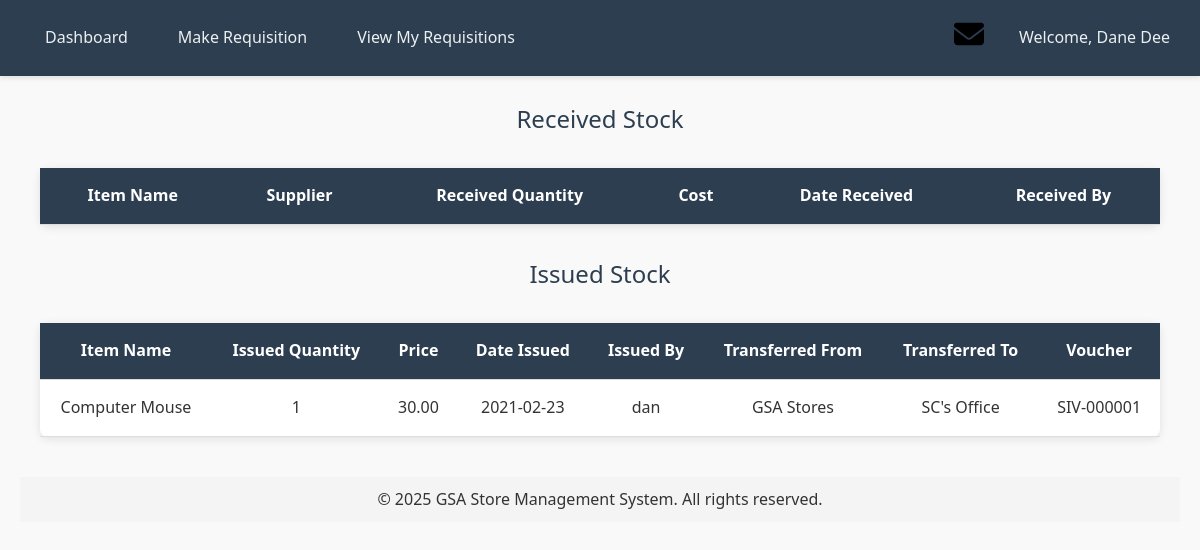
Screenshot of /view_inventory.php (signed in) with the database file from the repository.
### tables this page shows
CREATE TABLE `issued_stock` (
  `issue_id` int(11) NOT NULL,
  `item_id` int(11) NOT NULL,
  `issued_quantity` int(11) NOT NULL CHECK (`issued_quantity` > 0),
  `price` decimal(10,2) NOT NULL,
  `date_issued` date DEFAULT current_timestamp(),
  `transferred_from` varchar(255) NOT NULL,
  `transferred_to` varchar(255) NOT NULL,
  `store_issue_voucher` varchar(10) DEFAULT NULL,
  `issued_by` int(11) NOT NULL,
  `description` text DEFAULT NULL,
  `status` varchar(50) DEFAULT 'Pending',
  `remarks` text DEFAULT NULL,
  `request_id` int(11) DEFAULT NULL
);

CREATE TABLE `items` (
  `item_id` int(11) NOT NULL,
  `item_name` varchar(255) NOT NULL,
  `description` text DEFAULT NULL,
  `unit` varchar(50) NOT NULL,
  `current_price` decimal(10,2) NOT NULL,
  `quantity` int(11) DEFAULT 0 CHECK (`quantity` >= 0),
  `supplier_id` int(11) DEFAULT NULL,
  `created_at` date NOT NULL DEFAULT current_timestamp()
);

CREATE TABLE `users` (
  `user_id` int(11) NOT NULL,
  `username` varchar(255) NOT NULL,
  `full_name` varchar(255) DEFAULT NULL,
  `password` varchar(255) NOT NULL,
  `role` enum('admin','storekeeper','viewer') DEFAULT 'viewer',
  `created_at` timestamp NOT NULL DEFAULT current_timestamp()
);

### view_inventory.php (the view, shortened to what this page needs)
<?php
    require 'header.php';
    require 'db_connect.php';
    $issuedQuery = "SELECT isd.*, i.item_name, u.username
                    FROM Issued_Stock isd
                    JOIN Items i ON isd.item_id = i.item_id
                    JOIN Users u ON isd.issued_by = u.user_id";
    $issuedResult = $conn->query($issuedQuery);
?>
<!DOCTYPE html>
<html lang="en">
<head>
</head>
<body>
    <div class="container">
        <h3>Received Stock</h3>
        <table>
            <tr>
                <th>Item Name</th>
                <th>Supplier</th>
                <th>Received Quantity</th>
                <th>Cost</th>
                <th>Date Received</th>
                <th>Received By</th>
            </tr>
        </table>
        <h3>Issued Stock</h3>
        <table>
            <tr>
                <th>Item Name</th>
                <th>Issued Quantity</th>
                <th>Price</th>
                <th>Date Issued</th>
                <th>Issued By</th>
                <th>Transferred From</th>
                <th>Transferred To</th>
                <th>Voucher</th>
            </tr>
            <?php while ($issued = $issuedResult->fetch_assoc()): ?>
                <tr>
                    <td><?= $issued['item_name'] ?></td>
                    <td><?= $issued['issued_quantity'] ?></td>
                    <td><?= $issued['price'] ?></td>
                    <td><?= $issued['date_issued'] ?></td>
                    <td><?= $issued['username'] ?></td>
                    <td><?= $issued['transferred_from'] ?></td>
                    <td><?= $issued['transferred_to'] ?></td>
                    <td><?= $issued['store_issue_voucher'] ?></td>
                </tr>
            <?php endwhile; ?>
        </table>
    </div>
</body>
</html>
<?php require 'footer.php'; ?>

### header.php (style rules this page uses)
body { font-family: 'Segoe UI', Tahoma, Geneva, Verdana, sans-serif; margin: 0; padding: 0; background: #f9f9f9; color: #333; line-height: 1.6; padding-top: 70px; }
* { margin: 0; padding: 0; box-sizing: border-box; }
.container { max-width: 1200px; margin: 100px auto 30px auto; padding: 0 20px; }
h1, h2, h3 { color: #2c3e50; text-align: center; margin-bottom: 20px; }
h3 { font-size: 1.5rem; font-weight: 500; }
table { width: 100%; border-collapse: collapse; margin: 30px 0; background: #fff; border-radius: 8px; box-shadow: 0 2px 10px rgba(0, 0, 0, 0.1); }
table th, table td { padding: 15px; text-align: center; border-bottom: 1px solid #ddd; }
table th { background-color: #2c3e50; color: #fff; font-weight: 600; }

### view_inventory.php (style rules this page uses)
.container { max-width: 1200px; margin: 30px auto; padding: 0 20px; }
h2, h3 { color: #2c3e50; text-align: center; margin-bottom: 20px; }
table { width: 100%; border-collapse: collapse; margin: 30px 0; background: #fff; border-radius: 8px; box-shadow: 0 2px 10px rgba(0, 0, 0, 0.1); }
table th, table td { padding: 15px; text-align: center; border-bottom: 1px solid #ddd; }
table th { background-color: #2c3e50; color: #fff; font-weight: 600; }

### rows the page displays
issued_stock: item.item_name "Computer Mouse", issued_quantity "1", price "30.00", date_issued "2021-02-23", issued_by.username "dan", transferred_from "GSA Stores", transferred_to "SC's Office", store_issue_voucher "SIV-000001"

### other values shown
$header_name "Dane Dee"
